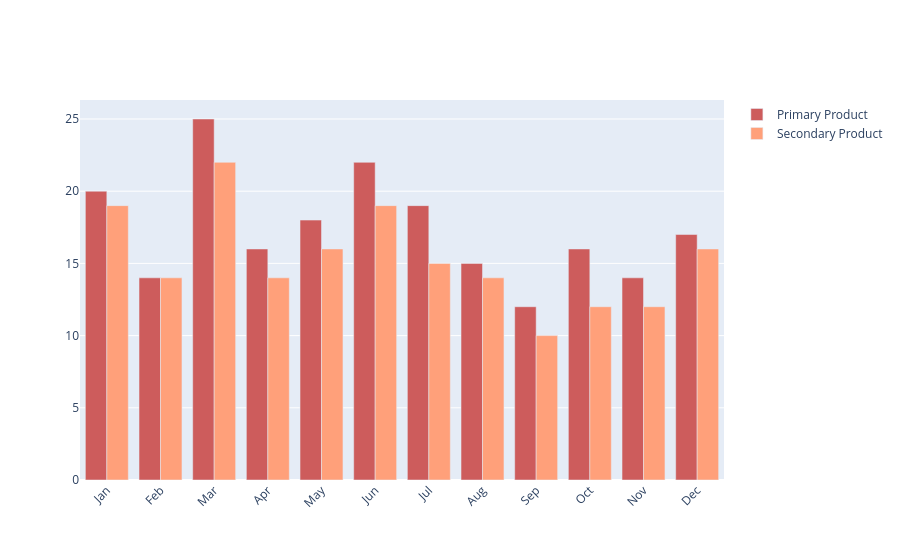

Notebook source saved alongside this figure:
### Markdown cell above
### Rotated Bar Chart Labels

### Code cell
months = ['Jan', 'Feb', 'Mar', 'Apr', 'May', 'Jun',
          'Jul', 'Aug', 'Sep', 'Oct', 'Nov', 'Dec']

fig = go.Figure()

fig.add_trace(go.Bar(
    x=months,
    y=[20, 14, 25, 16, 18, 22, 19, 15, 12, 16, 14, 17],
    name='Primary Product',
    marker_color='indianred'
))

fig.add_trace(go.Bar(
    x=months,
    y=[19, 14, 22, 14, 16, 19, 15, 14, 10, 12, 12, 16],
    name='Secondary Product',
    marker_color='lightsalmon'
))

# Here we modify the tickangle of the xaxis, resulting in rotated labels.
fig.update_layout(barmode='group', xaxis_tickangle=-45)
fig.show()

### Figure 1 — Plotly figure (JSON) as saved in the notebook; plotly's stock layout.template omitted (floating-point values rounded to 4 significant figures)
{"data": [{"marker": {"color": "indianred"}, "name": "Primary Product", "type": "bar", "x": ["Jan", "Feb", "Mar", "Apr", "May", "Jun", "Jul", "Aug", "Sep", "Oct", "Nov", "Dec"], "y": [20, 14, 25, 16, 18, 22, 19, 15, 12, 16, 14, 17]}, {"marker": {"color": "lightsalmon"}, "name": "Secondary Product", "type": "bar", "x": ["Jan", "Feb", "Mar", "Apr", "May", "Jun", "Jul", "Aug", "Sep", "Oct", "Nov", "Dec"], "y": [19, 14, 22, 14, 16, 19, 15, 14, 10, 12, 12, 16]}], "layout": {"autosize": true, "barmode": "group", "xaxis": {"autorange": true, "range": [-0.5, 11.5], "tickangle": -45, "type": "category"}, "yaxis": {"autorange": true, "range": [0, 26.32], "type": "linear"}}}
